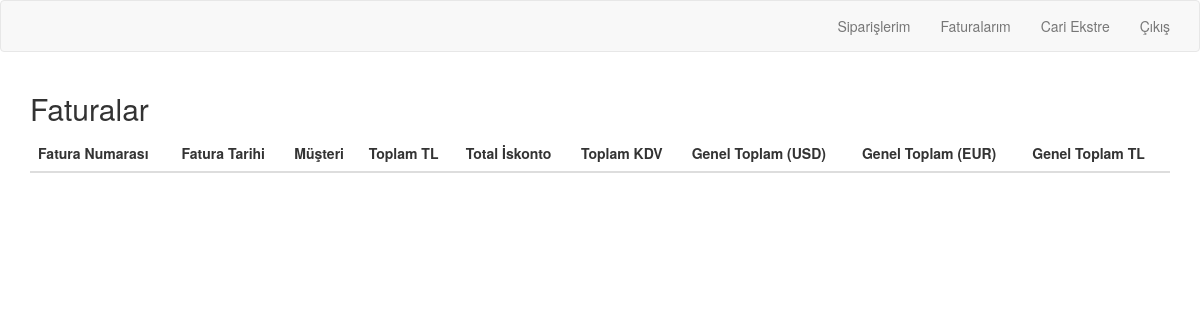
Before: /order/customer/user_invoice_list/ (signed in) with the older database file.
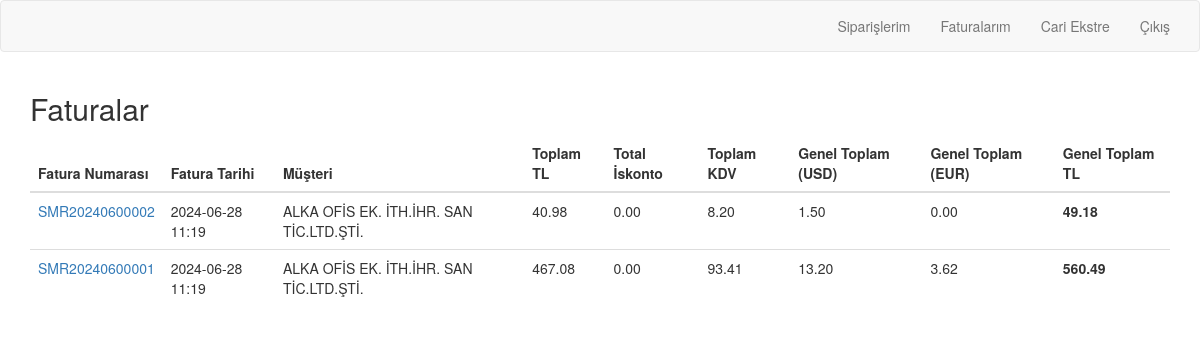
After: the same page with the newer database file.
### order/models.py (models this page shows, shortened)
class Invoice(models.Model):
    invoice_number = models.CharField(max_length=20, unique=True, blank=True)
    order = models.OneToOneField(Order, on_delete=models.CASCADE, related_name="invoice")
    invoice_date = models.DateTimeField(auto_now_add=True)
    billing_address = models.CharField(max_length=250, blank=True)
    total_amount = models.DecimalField(max_digits=10, decimal_places=2, blank=True, default=0)
    total_discount=models.DecimalField(max_digits=10, decimal_places=2, blank=True, default=0)
    tax_amount = models.DecimalField(max_digits=10, decimal_places=2, blank=True, default=0)
    grand_total = models.DecimalField(max_digits=10, decimal_places=2, blank=True, default=0)
    grand_total_USD = models.DecimalField(max_digits=10, decimal_places=2, blank=True, default=0)
    grand_total_EUR = models.DecimalField(max_digits=10, decimal_places=2, blank=True, default=0)
    status = models.CharField(max_length=50, default='Pending')

class Order(models.Model):
    order_number = models.CharField(max_length=20, unique=True, blank=True)
    customer = models.ForeignKey(Customer, on_delete=models.PROTECT, related_name="customer_orders")
    date = models.DateTimeField(auto_now_add=True)
    user = models.ForeignKey(User, on_delete=models.CASCADE, related_name="user_orders")
    is_billed = models.BooleanField(default=False)

class Customer(models.Model):
    user = models.ForeignKey(User, on_delete=models.CASCADE, related_name="user_customers",blank=True,null=True)
    customerCode = models.CharField(max_length=50)
    companyName = models.CharField(max_length=50)
    taxOffice = models.CharField(max_length=50)
    tax_number = models.CharField(max_length=50, blank=True)
    name = models.CharField(max_length=50, blank=True)
    middleName = models.CharField(max_length=50, blank=True)
    surname = models.CharField(max_length=50, blank=True)
    city = models.CharField(max_length=50)
    district = models.CharField(max_length=50)
    adress = models.CharField(max_length=250, blank=True)
    shipping_adress=models.CharField(max_length=250, blank=True)
    country = models.CharField(max_length=50, blank=True, default="Türkiye")
    email = models.EmailField(blank=True)
    telephone = models.CharField(max_length=11, blank=True)
    customerType = models.CharField(max_length=50, blank=True)
    contactPerson = models.CharField(max_length=50, blank=True)
    E_invoice=models.BooleanField(default=True)
    def __str__(self):
        return self.companyName

### order/views.py (the view)
# urls.py: path('customer/user_invoice_list/', views.user_invoice_list, name='user_invoice_list'),
@login_required
def user_invoice_list(request):
    invoices = Invoice.objects.all().order_by('-invoice_date')
    return render(request, 'order/user_invoice_list.html', {'invoices': invoices})

### order/Templates/order/user_invoice_list.html
{% extends "order/navbar.html" %}
{% block content %}
    <h2>Faturalar</h2>
    <table class="table">
        <thead>
            <tr>
                <th>Fatura Numarası</th>
                <th>Fatura Tarihi</th>
                <th>Müşteri</th>
                <th>Toplam TL</th>
                <th>Total İskonto</th>
                <th>Toplam KDV</th>
                <th>Genel Toplam (USD)</th>
                <th>Genel Toplam (EUR)</th>
                <th>Genel Toplam TL</th>
            </tr>
        </thead>
        <tbody>
            {% for invoice in invoices %}
            {% if invoice.order.customer.user == request.user %}
                <tr>
                    <td><a href="{% url 'order:invoice_detail' invoice.invoice_number %}">{{ invoice.invoice_number }}</td>
                    <td>{{ invoice.invoice_date|date:"Y-m-d H:i" }}</td>
                    <td>{{ invoice.order.customer }}</td>
                    <td>{{ invoice.total_amount }}</td>
                    <td>{{ invoice.total_discount }}</td>
                    <td>{{ invoice.tax_amount }}</td>
                    <td>{{ invoice.grand_total_USD }}</td>
                    <td>{{ invoice.grand_total_EUR }}</td>
                    <td><b>{{ invoice.grand_total }}</b></td>
                </tr>
                 {% endif%}
            {% endfor %}
        </tbody>
    </table>
{% endblock %}

Changed rows visible on the page:
added Invoice: invoice_number "SMR20240600002", invoice_date "2024-06-28 11:19", order.customer "ALKA OFİS EK. İTH.İHR. SAN TİC.LTD.ŞTİ.", total_amount "40.98", total_discount "0.00", tax_amount "8.20", grand_total_USD "1.50", grand_total_EUR "0.00", grand_total "49.18"
added Invoice: invoice_number "SMR20240600001", invoice_date "2024-06-28 11:19", order.customer "ALKA OFİS EK. İTH.İHR. SAN TİC.LTD.ŞTİ.", total_amount "467.08", total_discount "0.00", tax_amount "93.41", grand_total_USD "13.20", grand_total_EUR "3.62", grand_total "560.49"
